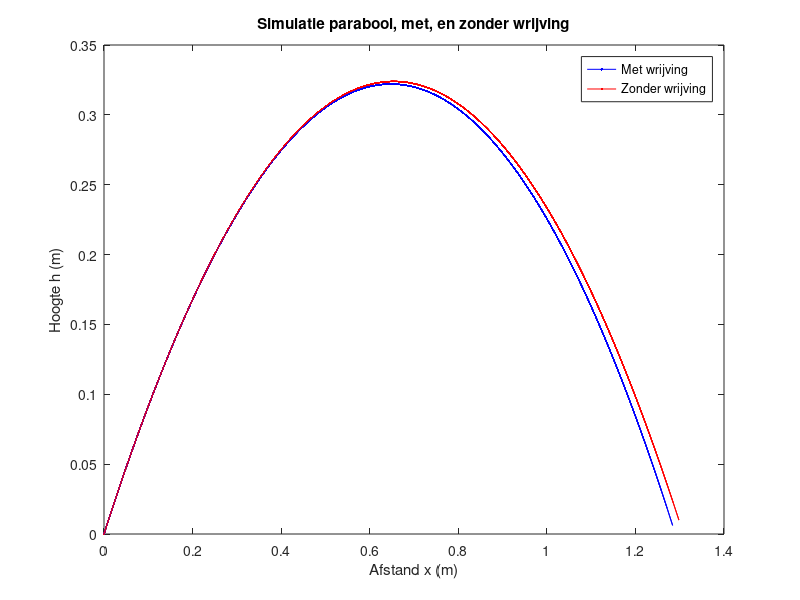

This figure's MATLAB source:
% CONSTANTEN
g = 9.81; % N/kg
rho = 1.23; % kg/m^3 (lucht)

A = 0.0009073; % m^2, oppervlakte
m = 23 * 10^-3; % kg, massa van de cilinder
%C_d = 4.612742; % N/m, wrijvingsconstante, berekend in script: KKO
C_d = 0.7;
v_max = 3.6; % m / s, maximale snelheid (dit is een placeholder waarde, werd echt berekenend in experiment 1)

theta = pi/4; % radiaal, de hoek waarop de cilinder gelanceerd wordt

v_x = v_max * cos(theta);
v_y = v_max * sin(theta);

% Oorspronkelijke wrijvingskracht
F_wx = -1/2 * C_d * A * rho * abs(v_x) * v_x;
F_wy = -1/2 * C_d * A * rho * abs(v_y) * v_y;

% versnelling
a_x = F_wx / m;
a_y = F_wy / m - g;
a_x_noFw = 0;
a_y_noFw = -g;

% stap-gerelateerde constanten (zie Euler-methode)
stapgrootte = .005;
te_bekijken_aftand = 2;
aantal_stappen = te_bekijken_aftand / stapgrootte;

% snelheid bij t = 0
v_ix = v_x;
v_iy = v_y;
v_ix_noFw = v_x;
v_iy_noFw = v_y;

% positie bij t = 0
x_i = 0;
y_i = 0;
x_i_noFw = 0;
y_i_noFw = 0;

% initialisatie van de matrix met de te plotten punten
punten = zeros(2, aantal_stappen);
punten_noFw = zeros(2, aantal_stappen);

for i = 1:aantal_stappen
    % proceduraal plotten (animatie, vertraagt de berekening heel wat)
    plot(punten(1, 1:i), punten(2, 1:i), 'b');
    hold on;
    plot(punten_noFw(1, 1:i), punten_noFw(2, 1:i), 'r');
    legend("Met wrijving", "Zonder wrijving");
    xlabel("Afstand x (m)")
    ylabel("Hoogte h (m)")
    title("Simulatie parabool, met, en zonder wrijving")

    % nieuwe wrijving, resulterende versnelling, snelheid & punt berekenen
    F_wx = -1/2 * C_d * A * rho * abs(v_ix) * v_ix;
    F_wy = -1/2 * C_d * A * rho * abs(v_iy) * v_iy;
    a_x = F_wx / m;
    a_y = F_wy / m - g;
    v_ix = v_ix + a_x * stapgrootte;
    v_iy = v_iy + a_y * stapgrootte;
    x_i = x_i + v_ix * stapgrootte;
    y_i = y_i + v_iy * stapgrootte;

    v_iy_noFw = v_iy_noFw + a_y_noFw * stapgrootte; % snelheid van x veranderd niet zonder wrijving
    x_i_noFw = x_i_noFw + v_ix_noFw * stapgrootte;
    y_i_noFw = y_i_noFw + v_iy_noFw * stapgrootte;
    
    % toevoegen van het berekend punt aan de puntenmatrix
    punten(1:2, i + 1) = [x_i ; y_i];
    punten_noFw(1:2, i + 1) = [x_i_noFw; y_i_noFw];

    % tekenen van het plot
    drawnow;

    % stoppen met het plotten zodra de cilinder op de grond is geland, maar
    % doorgaan met het plotten van de andere curve, nl. dat y negatief wordt
    % (er zou een functie gemaakt moeten worden om herhaling van code te vermijden)
    if y_i < 0
        x_i
        for j = i:aantal_stappen
            plot(punten(1, 1:i), punten(2, 1:i), 'b');
            hold on;
            plot(punten_noFw(1, 1:j), punten_noFw(2, 1:j), 'r');
            legend("Met wrijving", "Zonder wrijving");

            v_iy_noFw = v_iy_noFw + a_y_noFw * stapgrootte; % snelheid van x veranderd niet zonder wrijving
            x_i_noFw = x_i_noFw + v_ix_noFw * stapgrootte;
            y_i_noFw = y_i_noFw + v_iy_noFw * stapgrootte;
            
            punten_noFw(1:2, j + 1) = [x_i_noFw; y_i_noFw];
            drawnow;
            if y_i_noFw < 0
                x_i_noFw
                break;
            end
        end
        break;
    end
end